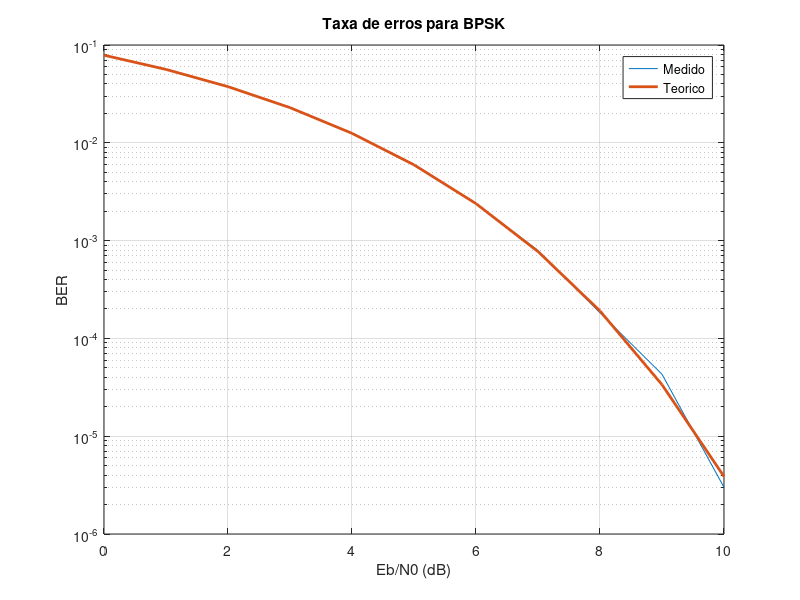

Write the MATLAB code that produced this figure.
clear all;
close all;

num_b = 3000000; %quantidade de bits simulados
bits = complex(2*randi(2, 1, num_b)-3, 0); %vetor complexo com parte real {-1, 1} e parte imaginaria = 0

Eb_N0_dB = 0:1:10; %faixa de Eb/N0 a ser simulada (em dB)
Eb_N0_lin = 10 .^ (Eb_N0_dB/10); %Eb/N0 linearizado
Eb = 1; %energia por simbolo e constante (1^2 = (-1)^2 = 1), 1 bit por simbolo (caso geral: energia media por simbolo / bits por simbolo)
NP = Eb ./ (Eb_N0_lin); %potencia do ruido
NA = sqrt(NP); %amplitude e a raiz quadrada da potencia

ber = zeros(size(Eb_N0_lin)); %pre-allocates BER vector
    
for i = 1:length(Eb_N0_lin)
    n = NA(i)*complex(randn(1, num_b), randn(1, num_b))*sqrt(0.5); %vetor de ruido com desvio padrao igual a amplitude do ruido
    r = bits + n; % canal AWNG
    demod = sign(real(r)); % sinal da parte real determina o valor do bit
    ber(i) = sum(bits ~= demod) / num_b; % conta erros e calcula o BER
end

ber_theoretical = 0.5*erfc(sqrt(Eb_N0_lin)); %BER teorico

semilogy(Eb_N0_dB, ber, Eb_N0_dB, ber_theoretical, 'LineWidth', 2);
grid on;
title('Taxa de erros para BPSK');
legend('Medido', 'Teorico');
ylabel('BER');
xlabel('Eb/N0 (dB)');